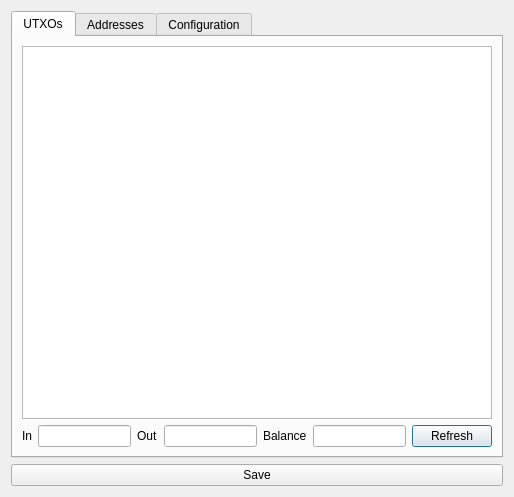
<?xml version="1.0" encoding="UTF-8"?>
<ui version="4.0">
 <class>walletInfoDialog</class>
 <widget class="QDialog" name="walletInfoDialog">
  <property name="geometry">
   <rect>
    <x>0</x>
    <y>0</y>
    <width>514</width>
    <height>497</height>
   </rect>
  </property>
  <property name="sizePolicy">
   <sizepolicy hsizetype="Preferred" vsizetype="Expanding">
    <horstretch>0</horstretch>
    <verstretch>0</verstretch>
   </sizepolicy>
  </property>
  <property name="minimumSize">
   <size>
    <width>256</width>
    <height>256</height>
   </size>
  </property>
  <property name="windowTitle">
   <string>Dialog</string>
  </property>
  <layout class="QVBoxLayout" name="verticalLayout">
   <item>
    <widget class="QTabWidget" name="tabWidget">
     <property name="currentIndex">
      <number>0</number>
     </property>
     <widget class="QWidget" name="tab_utxos">
      <attribute name="title">
       <string>UTXOs</string>
      </attribute>
      <layout class="QVBoxLayout" name="verticalLayout_4">
       <item>
        <widget class="QTableWidget" name="utxoTable">
         <property name="editTriggers">
          <set>QAbstractItemView::NoEditTriggers</set>
         </property>
         <property name="selectionBehavior">
          <enum>QAbstractItemView::SelectRows</enum>
         </property>
         <attribute name="horizontalHeaderStretchLastSection">
          <bool>true</bool>
         </attribute>
         <attribute name="verticalHeaderVisible">
          <bool>false</bool>
         </attribute>
        </widget>
       </item>
       <item>
        <layout class="QHBoxLayout" name="horizontalLayout">
         <item>
          <widget class="QLabel" name="label_10">
           <property name="text">
            <string>In</string>
           </property>
          </widget>
         </item>
         <item>
          <widget class="QLineEdit" name="totalInEdit"/>
         </item>
         <item>
          <widget class="QLabel" name="label_11">
           <property name="text">
            <string>Out</string>
           </property>
          </widget>
         </item>
         <item>
          <widget class="QLineEdit" name="totalOutEdit"/>
         </item>
         <item>
          <widget class="QLabel" name="label">
           <property name="text">
            <string>Balance</string>
           </property>
          </widget>
         </item>
         <item>
          <widget class="QLineEdit" name="balanceEdit">
           <property name="readOnly">
            <bool>true</bool>
           </property>
          </widget>
         </item>
         <item>
          <widget class="QPushButton" name="utxoRefreshButton">
           <property name="text">
            <string>Refresh</string>
           </property>
          </widget>
         </item>
        </layout>
       </item>
      </layout>
     </widget>
     <widget class="QWidget" name="tab_addresses">
      <attribute name="title">
       <string>Addresses</string>
      </attribute>
      <layout class="QVBoxLayout" name="verticalLayout_3">
       <item>
        <widget class="QDialogButtonBox" name="buttonBox">
         <property name="sizePolicy">
          <sizepolicy hsizetype="Expanding" vsizetype="Maximum">
           <horstretch>0</horstretch>
           <verstretch>0</verstretch>
          </sizepolicy>
         </property>
         <property name="orientation">
          <enum>Qt::Horizontal</enum>
         </property>
         <property name="standardButtons">
          <set>QDialogButtonBox::NoButton</set>
         </property>
        </widget>
       </item>
       <item>
        <layout class="QHBoxLayout" name="horizontalLayout_3">
         <item>
          <widget class="QCheckBox" name="showChangeCheckBox">
           <property name="text">
            <string>Show change addresses</string>
           </property>
          </widget>
         </item>
         <item>
          <widget class="QCheckBox" name="showWIFCheckBox">
           <property name="text">
            <string>Also show private key (WIF format)</string>
           </property>
          </widget>
         </item>
        </layout>
       </item>
       <item>
        <layout class="QHBoxLayout" name="horizontalLayout_2">
         <item>
          <widget class="QLabel" name="label_3">
           <property name="text">
            <string>From</string>
           </property>
          </widget>
         </item>
         <item>
          <widget class="QLineEdit" name="fromEdit">
           <property name="inputMask">
            <string>0000000000</string>
           </property>
           <property name="text">
            <string>0</string>
           </property>
          </widget>
         </item>
         <item>
          <widget class="QLabel" name="label_9">
           <property name="text">
            <string>to</string>
           </property>
          </widget>
         </item>
         <item>
          <widget class="QLineEdit" name="toEdit">
           <property name="inputMask">
            <string>0000000000</string>
           </property>
           <property name="text">
            <string>20</string>
           </property>
          </widget>
         </item>
         <item>
          <widget class="QPushButton" name="showMoreButton">
           <property name="sizePolicy">
            <sizepolicy hsizetype="Maximum" vsizetype="Fixed">
             <horstretch>0</horstretch>
             <verstretch>0</verstretch>
            </sizepolicy>
           </property>
           <property name="text">
            <string>Show</string>
           </property>
          </widget>
         </item>
        </layout>
       </item>
       <item>
        <widget class="QTableWidget" name="addressTableWidget">
         <attribute name="horizontalHeaderStretchLastSection">
          <bool>true</bool>
         </attribute>
         <attribute name="verticalHeaderVisible">
          <bool>false</bool>
         </attribute>
         <attribute name="verticalHeaderStretchLastSection">
          <bool>true</bool>
         </attribute>
        </widget>
       </item>
       <item>
        <widget class="QLabel" name="qrcodeLabel">
         <property name="sizePolicy">
          <sizepolicy hsizetype="Preferred" vsizetype="Expanding">
           <horstretch>0</horstretch>
           <verstretch>0</verstretch>
          </sizepolicy>
         </property>
         <property name="text">
          <string/>
         </property>
         <property name="alignment">
          <set>Qt::AlignCenter</set>
         </property>
        </widget>
       </item>
      </layout>
     </widget>
     <widget class="QWidget" name="tab_config">
      <attribute name="title">
       <string>Configuration</string>
      </attribute>
      <layout class="QVBoxLayout" name="verticalLayout_5">
       <item>
        <widget class="QLabel" name="label_8">
         <property name="text">
          <string>Be sure to know what you're doing here</string>
         </property>
         <property name="alignment">
          <set>Qt::AlignCenter</set>
         </property>
        </widget>
       </item>
       <item>
        <layout class="QGridLayout" name="gridLayout">
         <item row="2" column="1">
          <widget class="QLineEdit" name="addressDerivationEdit"/>
         </item>
         <item row="0" column="1">
          <widget class="QComboBox" name="whereFromComboBox"/>
         </item>
         <item row="0" column="0">
          <widget class="QLabel" name="label_6">
           <property name="text">
            <string>Where I got this wallet from</string>
           </property>
          </widget>
         </item>
         <item row="4" column="1">
          <widget class="QComboBox" name="addressTypeComboBox"/>
         </item>
         <item row="3" column="0">
          <widget class="QLabel" name="label_5">
           <property name="text">
            <string>Change derivation</string>
           </property>
          </widget>
         </item>
         <item row="3" column="1">
          <widget class="QLineEdit" name="changeDerivationEdit"/>
         </item>
         <item row="2" column="0">
          <widget class="QLabel" name="label_4">
           <property name="text">
            <string>Deposits derivation</string>
           </property>
          </widget>
         </item>
         <item row="1" column="0">
          <widget class="QLabel" name="label_2">
           <property name="text">
            <string>Standard derivation schemes</string>
           </property>
          </widget>
         </item>
         <item row="4" column="0">
          <widget class="QLabel" name="label_7">
           <property name="text">
            <string>Type of addresses to generate</string>
           </property>
          </widget>
         </item>
         <item row="1" column="1">
          <widget class="QComboBox" name="derivationSchemeComboBox"/>
         </item>
        </layout>
       </item>
       <item>
        <widget class="QWidget" name="widget" native="true">
         <property name="sizePolicy">
          <sizepolicy hsizetype="Preferred" vsizetype="Expanding">
           <horstretch>0</horstretch>
           <verstretch>0</verstretch>
          </sizepolicy>
         </property>
        </widget>
       </item>
      </layout>
     </widget>
    </widget>
   </item>
   <item>
    <widget class="QPushButton" name="saveButton">
     <property name="text">
      <string>Save</string>
     </property>
    </widget>
   </item>
  </layout>
 </widget>
 <resources/>
 <connections>
  <connection>
   <sender>buttonBox</sender>
   <signal>accepted()</signal>
   <receiver>walletInfoDialog</receiver>
   <slot>accept()</slot>
   <hints>
    <hint type="sourcelabel">
     <x>248</x>
     <y>254</y>
    </hint>
    <hint type="destinationlabel">
     <x>157</x>
     <y>274</y>
    </hint>
   </hints>
  </connection>
  <connection>
   <sender>buttonBox</sender>
   <signal>rejected()</signal>
   <receiver>walletInfoDialog</receiver>
   <slot>reject()</slot>
   <hints>
    <hint type="sourcelabel">
     <x>316</x>
     <y>260</y>
    </hint>
    <hint type="destinationlabel">
     <x>286</x>
     <y>274</y>
    </hint>
   </hints>
  </connection>
 </connections>
</ui>
